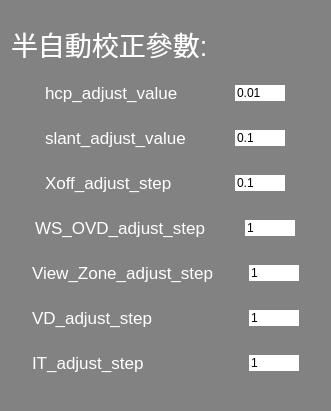
        <widget class="QGroupBox" name="verticalGroupBox_4">
         <property name="geometry">
          <rect>
           <x>870</x>
           <y>30</y>
           <width>331</width>
           <height>411</height>
          </rect>
         </property>
         <property name="font">
          <font>
           <pointsize>14</pointsize>
          </font>
         </property>
         <property name="styleSheet">
          <string notr="true">color: rgb(255, 255, 255);
background-color: rgb(130, 130, 130);
border-radius: 20px solid gray;</string>
         </property>
         <layout class="QVBoxLayout" name="verticalLayout_7">
          <item>
           <widget class="QLabel" name="label_32">
            <property name="maximumSize">
             <size>
              <width>16777215</width>
              <height>28</height>
             </size>
            </property>
            <property name="font">
             <font>
              <pointsize>20</pointsize>
             </font>
            </property>
            <property name="text">
             <string>半自動校正參數:</string>
            </property>
           </widget>
          </item>
          <item>
           <layout class="QHBoxLayout" name="horizontalLayout_35">
            <item>
             <widget class="QLabel" name="label_35">
              <property name="maximumSize">
               <size>
                <width>150</width>
                <height>16777215</height>
               </size>
              </property>
              <property name="font">
               <font>
                <pointsize>13</pointsize>
               </font>
              </property>
              <property name="text">
               <string>hcp_adjust_value</string>
              </property>
             </widget>
            </item>
            <item>
             <widget class="QLineEdit" name="hcp_adjust_ini">
              <property name="maximumSize">
               <size>
                <width>50</width>
                <height>16777215</height>
               </size>
              </property>
              <property name="styleSheet">
               <string notr="true">background-color: rgb(255, 255, 255);
color: rgb(0, 0, 0);</string>
              </property>
              <property name="text">
               <string>0.01</string>
              </property>
             </widget>
            </item>
           </layout>
          </item>
          <item>
           <layout class="QHBoxLayout" name="horizontalLayout_36">
            <item>
             <widget class="QLabel" name="label_40">
              <property name="maximumSize">
               <size>
                <width>150</width>
                <height>16777215</height>
               </size>
              </property>
              <property name="font">
               <font>
                <pointsize>13</pointsize>
               </font>
              </property>
              <property name="text">
               <string>slant_adjust_value</string>
              </property>
             </widget>
            </item>
            <item>
             <widget class="QLineEdit" name="slant_adjust_ini">
              <property name="maximumSize">
               <size>
                <width>50</width>
                <height>16777215</height>
               </size>
              </property>
              <property name="styleSheet">
               <string notr="true">background-color: rgb(255, 255, 255);
color: rgb(0, 0, 0);</string>
              </property>
              <property name="text">
               <string>0.1</string>
              </property>
             </widget>
            </item>
           </layout>
          </item>
          <item>
           <layout class="QHBoxLayout" name="horizontalLayout_39">
            <item>
             <widget class="QLabel" name="label_83">
              <property name="maximumSize">
               <size>
                <width>150</width>
                <height>16777215</height>
               </size>
              </property>
              <property name="font">
               <font>
                <pointsize>13</pointsize>
               </font>
              </property>
              <property name="text">
               <string>Xoff_adjust_step</string>
              </property>
             </widget>
            </item>
            <item>
             <widget class="QLineEdit" name="xoff_adjust_step">
              <property name="maximumSize">
               <size>
                <width>50</width>
                <height>16777215</height>
               </size>
              </property>
              <property name="styleSheet">
               <string notr="true">background-color: rgb(255, 255, 255);
color: rgb(0, 0, 0);</string>
              </property>
              <property name="text">
               <string>0.1</string>
              </property>
             </widget>
            </item>
           </layout>
          </item>
          <item>
           <layout class="QHBoxLayout" name="horizontalLayout_40">
            <item>
             <widget class="QLabel" name="label_110">
              <property name="maximumSize">
               <size>
                <width>180</width>
                <height>16777215</height>
               </size>
              </property>
              <property name="font">
               <font>
                <pointsize>13</pointsize>
               </font>
              </property>
              <property name="text">
               <string>WS_OVD_adjust_step</string>
              </property>
             </widget>
            </item>
            <item>
             <widget class="QLineEdit" name="ws_ovd_adjust_step">
              <property name="maximumSize">
               <size>
                <width>50</width>
                <height>16777215</height>
               </size>
              </property>
              <property name="styleSheet">
               <string notr="true">background-color: rgb(255, 255, 255);
color: rgb(0, 0, 0);</string>
              </property>
              <property name="text">
               <string>1</string>
              </property>
             </widget>
            </item>
           </layout>
          </item>
          <item>
           <layout class="QHBoxLayout" name="horizontalLayout_44">
            <item>
             <widget class="QLabel" name="label_112">
              <property name="maximumSize">
               <size>
                <width>190</width>
                <height>16777215</height>
               </size>
              </property>
              <property name="font">
               <font>
                <pointsize>13</pointsize>
               </font>
              </property>
              <property name="text">
               <string>View_Zone_adjust_step</string>
              </property>
             </widget>
            </item>
            <item>
             <widget class="QLineEdit" name="ws_ovd_adjust_step_3">
              <property name="maximumSize">
               <size>
                <width>50</width>
                <height>16777215</height>
               </size>
              </property>
              <property name="styleSheet">
               <string notr="true">background-color: rgb(255, 255, 255);
color: rgb(0, 0, 0);</string>
              </property>
              <property name="text">
               <string>1</string>
              </property>
             </widget>
            </item>
           </layout>
          </item>
          <item>
           <layout class="QHBoxLayout" name="horizontalLayout_66">
            <item>
             <widget class="QLabel" name="label_114">
              <property name="maximumSize">
               <size>
                <width>190</width>
                <height>16777215</height>
               </size>
              </property>
              <property name="font">
               <font>
                <pointsize>13</pointsize>
               </font>
              </property>
              <property name="text">
               <string>VD_adjust_step</string>
              </property>
             </widget>
            </item>
            <item>
             <widget class="QLineEdit" name="ws_ovd_adjust_step_5">
              <property name="maximumSize">
               <size>
                <width>50</width>
                <height>16777215</height>
               </size>
              </property>
              <property name="styleSheet">
               <string notr="true">background-color: rgb(255, 255, 255);
color: rgb(0, 0, 0);</string>
              </property>
              <property name="text">
               <string>1</string>
              </property>
             </widget>
            </item>
           </layout>
          </item>
          <item>
           <layout class="QHBoxLayout" name="horizontalLayout_67">
            <item>
             <widget class="QLabel" name="label_115">
              <property name="maximumSize">
               <size>
                <width>190</width>
                <height>16777215</height>
               </size>
              </property>
              <property name="font">
               <font>
                <pointsize>13</pointsize>
               </font>
              </property>
              <property name="text">
               <string>IT_adjust_step</string>
              </property>
             </widget>
            </item>
            <item>
             <widget class="QLineEdit" name="ws_ovd_adjust_step_6">
              <property name="maximumSize">
               <size>
                <width>50</width>
                <height>16777215</height>
               </size>
              </property>
              <property name="styleSheet">
               <string notr="true">background-color: rgb(255, 255, 255);
color: rgb(0, 0, 0);</string>
              </property>
              <property name="text">
               <string>1</string>
              </property>
             </widget>
            </item>
           </layout>
          </item>
         </layout>
        </widget>
